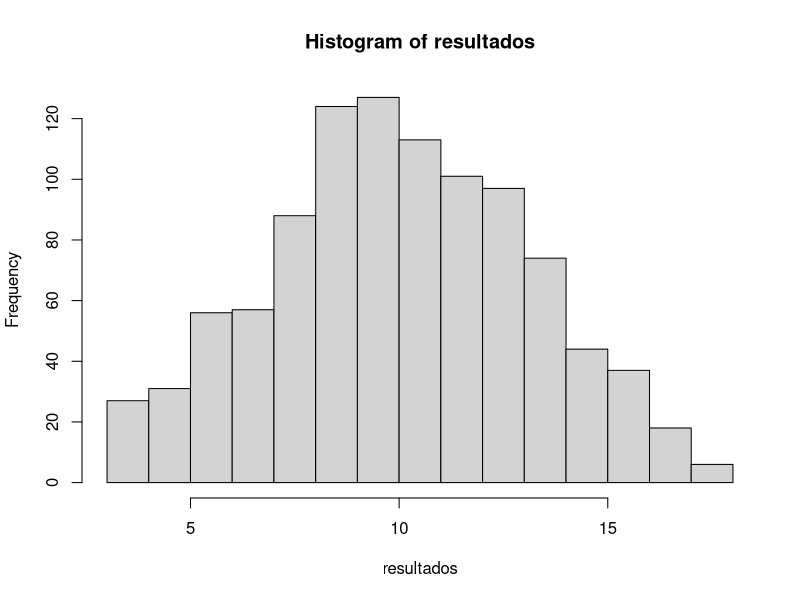

Write R code to recreate this figure.
## ---- chunk 1
knitr::opts_chunk$set(collapse = TRUE, fig.path = "figures/")
## ---- chunk 2
(1 + sqrt(5))/2
## ---- chunk 3
1/0
-1/0
## ---- chunk 4
# NaN é o resultado de uma operação matemática inválida. Significa Not A Number
0/0
# NULL é o vazio do R. É como se o objeto não existisse
NULL
a = NULL
is.null(integer(length = 0)) # veja que um vetor, mesmo sem elementos não é NULL
# NA é uma constante lógica do R. Siginifica Not Availlable. NA pode ser 
# convertido para quase todos os tipos de vetores do R. É usado principalmente para
# indicar valores faltantes.
NA
# Inf é significa infinito. É o resultado de operações matemáticas cujo limite é infinito.
1/0
1/Inf
## ---- chunk 5
5 + (3 * 10) %/% 3 == 15
## ---- chunk 6
x <- 4
if(x == 4) {
  'isso aqui apareceu'
}
x
## ---- chunk 7
for (i in 1:4){
  if(i %% 2 == 0){
    print(paste(i, "elefante(s)", paste(rep("incomoda(m)", times = i), collapse = " "), "muito mais"))
  } else {
   print(paste(i, "elefante(s) incomoda(m) muita gente")) 
  }
}
## ---- chunk 8
x <- c(1, 20, 40, 50, 60)
## ---- chunk 9
x <- runif(100)
## ---- chunk 10
mean(x)
## ---- chunk 11
x <- c(runif(99), NA)
mean(x, na.rm = T)
## ---- chunk 12
media <- function(x){
  i <- 1
  tamanho <- length(x)
  soma <- 0
  for(i in 1:tamanho){
    soma <- soma + x[i]
  }
  return(soma/tamanho)
}
## ---- chunk 13
dado <- function(){
  sample(1:6, 1)
}
## ---- chunk 14
soma_dados <- function(n){
  soma <- 0
  for(i in 1:n){
    soma <- soma + sample(1:6, 1)
  }
  return(soma)
}
## ---- chunk 15
resultados <- integer(length = 1000)
for(i in 1:1000){
  resultados[i] <- soma_dados(3)
}
hist(resultados)
